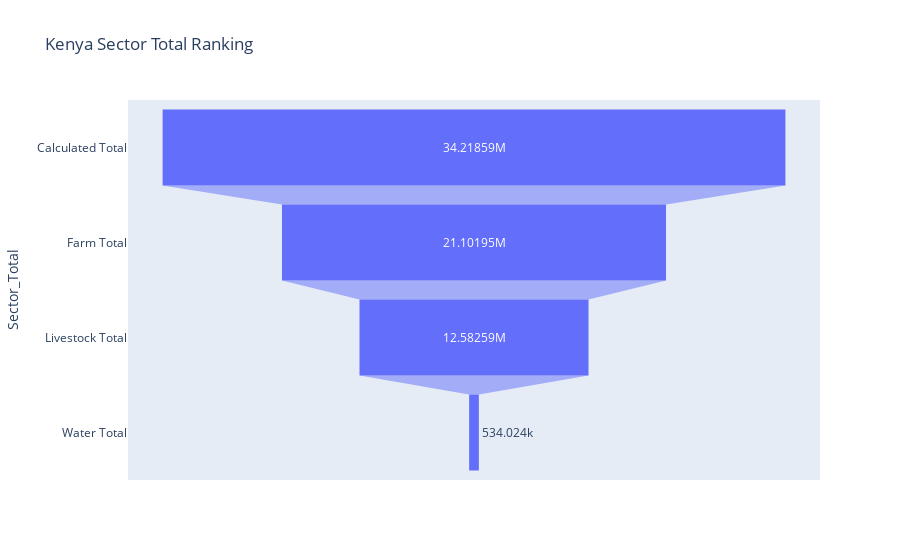

The notebook cell saved with this chart:
### Code cell
# Funnel Graph Displaying, and visualizing the rankings of kenya, and its sectors.
data = dict(
    number=[34218593,21101949,12582590,534024],
    Sector_Total=["Calculated Total","Farm Total","Livestock Total","Water Total"])
fig = px.funnel(data, x='number', y='Sector_Total',title="Kenya Sector Total Ranking")
fig.show()

### Figure 1 — Plotly figure (JSON) as saved in the notebook; plotly's stock layout.template omitted (floating-point values rounded to 4 significant figures)
{"data": [{"hovertemplate": "number=%{x}<br>Sector_Total=%{y}<extra></extra>", "legendgroup": "", "marker": {"color": "#636efa"}, "name": "", "orientation": "h", "showlegend": false, "type": "funnel", "x": [34218593, 21101949, 12582590, 534024], "xaxis": "x", "y": ["Calculated Total", "Farm Total", "Livestock Total", "Water Total"], "yaxis": "y"}], "layout": {"legend": {"tracegroupgap": 0}, "title": {"text": "Kenya Sector Total Ranking"}, "xaxis": {"anchor": "y", "domain": [0, 1], "title": {"text": "number"}}, "yaxis": {"anchor": "x", "domain": [0, 1], "title": {"text": "Sector_Total"}}}}
